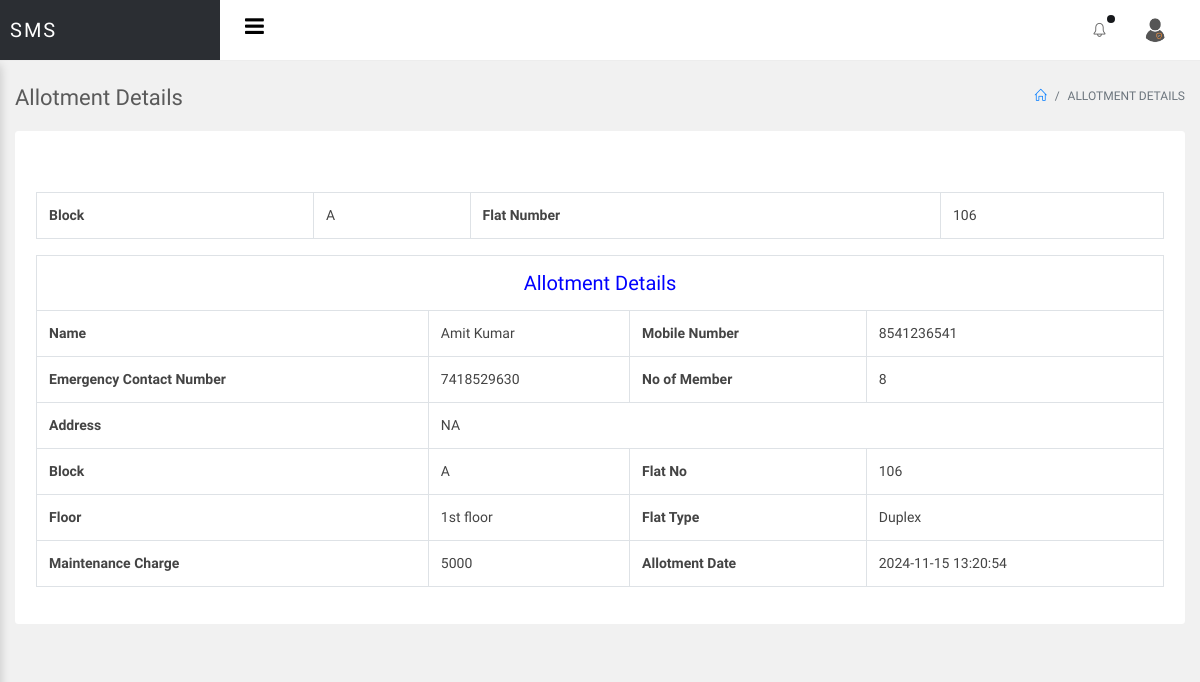
The app's page /sms/admin/allotment-details.php?viewid=106&&bviewid=A (signed in) with its own data.
### tables this page shows
CREATE TABLE `tblallotment` (
  `ID` int(10) NOT NULL,
  `Name` varchar(200) DEFAULT NULL,
  `ContactNumber` bigint(10) DEFAULT NULL,
  `Block` varchar(10) DEFAULT NULL,
  `FlatNum` int(10) DEFAULT NULL,
  `EContactnum` bigint(10) DEFAULT NULL,
  `Noofmember` int(10) DEFAULT NULL,
  `Address` mediumtext DEFAULT NULL,
  `AllotmentDate` timestamp NULL DEFAULT current_timestamp()
);

CREATE TABLE `tblflat` (
  `ID` int(10) NOT NULL,
  `FlatNum` int(50) DEFAULT NULL,
  `Floor` varchar(50) DEFAULT NULL,
  `Block` varchar(50) DEFAULT NULL,
  `FlatType` varchar(120) DEFAULT NULL,
  `MCharge` varchar(200) DEFAULT NULL,
  `CreationDate` timestamp NULL DEFAULT current_timestamp()
);

### sms/admin/allotment-details.php (the view, shortened to what this page needs)
<?php
include('includes/dbconnection.php');
if (strlen($_SESSION['smsaid']==0)) {
  header('location:logout.php');
  } else{
?>
<!doctype html>
<html lang="en">
<head>
<link rel="stylesheet" href="../assets/vendor/bootstrap/css/bootstrap.min.css">
<link rel="stylesheet" href="../assets/vendor/animate-css/animate.min.css">
<link rel="stylesheet" href="../assets/vendor/font-awesome/css/font-awesome.min.css">
<link rel="stylesheet" href="../assets/vendor/jquery-datatable/dataTables.bootstrap4.min.css">
<link rel="stylesheet" href="../assets/vendor/jquery-datatable/fixedeader/dataTables.fixedcolumns.bootstrap4.min.css">
<link rel="stylesheet" href="../assets/vendor/jquery-datatable/fixedeader/dataTables.fixedheader.bootstrap4.min.css">
<link rel="stylesheet" href="../assets/vendor/sweetalert/sweetalert.css"/>
<link rel="stylesheet" href="assets/css/main.css">
<link rel="stylesheet" href="assets/css/color_skins.css">
</head>
<body class="theme-blue">
<div id="wrapper">
    <?php include_once('includes/header.php');?>
    <div id="main-content">
        <div class="container-fluid">
            <div class="block-header">
                <div class="row">
                    <div class="col-lg-5 col-md-8 col-sm-12">
                        <h2>Allotment Details</h2>
                    </div>
                    <div class="col-lg-7 col-md-4 col-sm-12 text-right">
                        <ul class="breadcrumb justify-content-end">
                            <li class="breadcrumb-item"><a href="dashboard.php"><i class="icon-home"></i></a></li>
                            <li class="breadcrumb-item active">Allotment Details</li>
                        </ul>
                    </div>
                </div>
            </div>
            <div class="row clearfix">
                <div class="col-lg-12">
                    <div class="card">
                        <div class="header">
                        </div>
                        <div class="body">
                            <div class="table-responsive">
<?php
 $block=$_GET['bviewid'];
$flatnum=$_GET['viewid'];
?>
                          <table border="1" class="table table-bordered">
    <tr>
    <th>Block</th>
    <td><?php  echo ($block);?></td>
    <th>Flat Number</th>
    <td><?php  echo ($flatnum);?></td>
  </tr>
</table>
<?php
$sql="SELECT tblallotment.Name,tblallotment.ContactNumber,tblallotment.Block,tblallotment.FlatNum,tblallotment.EContactnum,tblallotment.Noofmember,tblallotment.Address,tblallotment.AllotmentDate,tblflat.Floor,tblflat.FlatType,tblflat.MCharge from  tblallotment join  tblflat on (tblallotment.FlatNum=tblflat.FlatNum and  tblallotment.Block=tblflat.Block) where(tblallotment.Block=:block and tblallotment.FlatNum=:flatnum)";
$query = $dbh -> prepare($sql);
$query->bindParam(':block',$block,PDO::PARAM_STR);
$query->bindParam(':flatnum',$flatnum,PDO::PARAM_STR);
$query->execute();
$results=$query->fetchAll(PDO::FETCH_OBJ);
$cnt=1;
if($query->rowCount() > 0)
{
foreach($results as $row)
{               ?>
                                <table border="1" class="table table-bordered">
                                  <tr align="center">
<td colspan="4" style="font-size:20px;color:blue">
 Allotment Details</td></tr>
    <tr>
    <th>Name</th>
    <td><?php  echo ($row->Name);?></td>
    <th>Mobile Number</th>
    <td><?php  echo ($row->ContactNumber);?></td>
  </tr>
  <tr>
    <th>Emergency Contact Number</th>
    <td><?php  echo ($row->EContactnum);?></td>
     <th>No of Member</th>
    <td><?php  echo ($row->Noofmember);?></td>
  </tr>
  <tr>
    <th>Address</th>
    <td colspan="3"><?php  echo ($row->Address);?></td>
  </tr>
  <tr>
    <th>Block</th>
    <td><?php  echo ($row->Block);?></td>
    <th>Flat No</th>
    <td><?php  echo $fno=$row->FlatNum;?></td>
  </tr>
   <tr>
    <th>Floor</th>
    <td><?php  echo ($row->Floor);?></td>
     <th>Flat Type</th>
    <td><?php  echo ($row->FlatType);?></td>
  </tr>
  <tr>
    <th>Maintenance Charge</th>
    <td ><?php  echo $mcharge=$row->MCharge;?></td>
   <th>Allotment Date</th>
    <td><?php  echo ($row->AllotmentDate);?></td>
  </tr>
<?php $cnt=$cnt+1;} ?>
                                </table>
   <?php } else {?>
    <h3 align="center" style="color:red"> Flat not alloted</h3>
<?php } ?>
                            </div>
                        </div>
                    </div>
                </div>
              </div>
        </div>
    </div>
</div>
</body>
</html>
<?php }  ?>

### records on screen
tblallotment: Name "Amit Kumar", ContactNumber "8541236541", EContactnum "7418529630", Noofmember "8", Address "NA", Block "A", FlatNum "106", tblflat.Floor "1st floor", tblflat.FlatType "Duplex", tblflat.MCharge "5000", AllotmentDate "2024-11-15 13:20:54"

### other values on screen
$block "A"
$flatnum "106"
